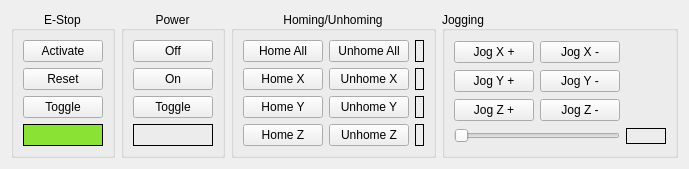
      <widget class="QWidget" name="tab">
       <attribute name="title">
        <string>Machine</string>
       </attribute>
       <layout class="QGridLayout" name="gridLayout">
        <item row="0" column="0">
         <widget class="QGroupBox" name="groupBox">
          <property name="title">
           <string>E-Stop</string>
          </property>
          <property name="alignment">
           <set>Qt::AlignCenter</set>
          </property>
          <layout class="QGridLayout" name="gridLayout_2">
           <item row="2" column="0">
            <widget class="ActionButton" name="actionbutton_3">
             <property name="text">
              <string>Toggle</string>
             </property>
             <property name="actionName" stdset="0">
              <string>machine.estop.toggle</string>
             </property>
            </widget>
           </item>
           <item row="0" column="0">
            <widget class="ActionButton" name="actionbutton">
             <property name="text">
              <string>Activate</string>
             </property>
             <property name="rules" stdset="0">
              <string>[{&quot;channels&quot;: [{&quot;url&quot;: &quot;status:estop&quot;, &quot;trigger&quot;: true}], &quot;property&quot;: &quot;Enable&quot;, &quot;expression&quot;: &quot;False if ch[0] else True&quot;, &quot;name&quot;: &quot;New Rule&quot;}]</string>
             </property>
             <property name="actionName" stdset="0">
              <string>machine.estop.activate</string>
             </property>
            </widget>
           </item>
           <item row="1" column="0">
            <widget class="ActionButton" name="actionbutton_2">
             <property name="text">
              <string>Reset</string>
             </property>
             <property name="rules" stdset="0">
              <string>[{&quot;channels&quot;: [{&quot;url&quot;: &quot;status:estop&quot;, &quot;trigger&quot;: true}], &quot;property&quot;: &quot;Enable&quot;, &quot;expression&quot;: &quot;True if ch[0] else False&quot;, &quot;name&quot;: &quot;New Rule&quot;}]</string>
             </property>
             <property name="actionName" stdset="0">
              <string>machine.estop.reset</string>
             </property>
            </widget>
           </item>
           <item row="3" column="0">
            <widget class="StatusLabel" name="statuslabel">
             <property name="styleSheet">
              <string notr="true">background-color: rgb(138, 226, 52);</string>
             </property>
             <property name="frameShape">
              <enum>QFrame::Box</enum>
             </property>
             <property name="alignment">
              <set>Qt::AlignCenter</set>
             </property>
             <property name="rules" stdset="0">
              <string>[{&quot;channels&quot;: [{&quot;url&quot;: &quot;status:estop&quot;, &quot;trigger&quot;: true}], &quot;property&quot;: &quot;Text&quot;, &quot;expression&quot;: &quot;'Enabled' if ch[0] else 'Disabled'&quot;, &quot;name&quot;: &quot;estop&quot;}, {&quot;channels&quot;: [{&quot;url&quot;: &quot;status:estop&quot;, &quot;trigger&quot;: true}], &quot;property&quot;: &quot;Style Sheet&quot;, &quot;expression&quot;: &quot;'background-color: rgb(239, 41, 41);' if ch[0] else 'background-color: rgb(138, 226, 52);'&quot;, &quot;name&quot;: &quot;New Rule&quot;}]</string>
             </property>
            </widget>
           </item>
          </layout>
         </widget>
        </item>
        <item row="0" column="1">
         <widget class="QGroupBox" name="groupBox_3">
          <property name="title">
           <string>Power</string>
          </property>
          <property name="alignment">
           <set>Qt::AlignCenter</set>
          </property>
          <layout class="QGridLayout" name="gridLayout_3">
           <item row="0" column="0">
            <widget class="ActionButton" name="actionbutton_4">
             <property name="text">
              <string>Off</string>
             </property>
             <property name="rules" stdset="0">
              <string>[{&quot;channels&quot;: [{&quot;url&quot;: &quot;status:on&quot;, &quot;trigger&quot;: true}], &quot;property&quot;: &quot;Enable&quot;, &quot;expression&quot;: &quot;ch[0]&quot;, &quot;name&quot;: &quot;New Rule&quot;}]</string>
             </property>
             <property name="actionName" stdset="0">
              <string>machine.power.off</string>
             </property>
            </widget>
           </item>
           <item row="1" column="0">
            <widget class="ActionButton" name="actionbutton_5">
             <property name="text">
              <string>On</string>
             </property>
             <property name="rules" stdset="0">
              <string>[{&quot;channels&quot;: [{&quot;url&quot;: &quot;status:on&quot;, &quot;trigger&quot;: true}], &quot;property&quot;: &quot;Enable&quot;, &quot;expression&quot;: &quot;not ch[0]&quot;, &quot;name&quot;: &quot;New Rule&quot;}]</string>
             </property>
             <property name="actionName" stdset="0">
              <string>machine.power.on</string>
             </property>
            </widget>
           </item>
           <item row="2" column="0">
            <widget class="ActionButton" name="actionbutton_6">
             <property name="text">
              <string>Toggle</string>
             </property>
             <property name="actionName" stdset="0">
              <string>machine.power.toggle</string>
             </property>
            </widget>
           </item>
           <item row="3" column="0">
            <widget class="StatusLabel" name="statuslabel_2">
             <property name="frameShape">
              <enum>QFrame::Box</enum>
             </property>
             <property name="alignment">
              <set>Qt::AlignCenter</set>
             </property>
             <property name="rules" stdset="0">
              <string>[{&quot;channels&quot;: [{&quot;url&quot;: &quot;status:on&quot;, &quot;trigger&quot;: true}], &quot;property&quot;: &quot;Text&quot;, &quot;expression&quot;: &quot;'On' if ch[0] else 'Off'&quot;, &quot;name&quot;: &quot;New Rule&quot;}, {&quot;channels&quot;: [{&quot;url&quot;: &quot;status:on&quot;, &quot;trigger&quot;: true}], &quot;property&quot;: &quot;Style Sheet&quot;, &quot;expression&quot;: &quot;'background-color: rgb(138, 226, 52);' if ch[0] else 'background-color: rgb(186, 189, 182);'&quot;, &quot;name&quot;: &quot;New Rule&quot;}]</string>
             </property>
            </widget>
           </item>
          </layout>
         </widget>
        </item>
        <item row="0" column="2">
         <widget class="QGroupBox" name="groupBox_2">
          <property name="title">
           <string>Homing/Unhoming</string>
          </property>
          <property name="alignment">
           <set>Qt::AlignCenter</set>
          </property>
          <layout class="QGridLayout" name="gridLayout_4">
           <item row="1" column="0">
            <widget class="ActionButton" name="actionbutton_7">
             <property name="text">
              <string>Home X</string>
             </property>
             <property name="actionName" stdset="0">
              <string>machine.home.axis:x</string>
             </property>
            </widget>
           </item>
           <item row="0" column="0">
            <widget class="ActionButton" name="actionbutton_9">
             <property name="text">
              <string>Home All</string>
             </property>
             <property name="actionName" stdset="0">
              <string>machine.home.all</string>
             </property>
            </widget>
           </item>
           <item row="2" column="1">
            <widget class="ActionButton" name="actionbutton_11">
             <property name="text">
              <string>Unhome Y</string>
             </property>
             <property name="actionName" stdset="0">
              <string>machine.unhome.axis:y</string>
             </property>
            </widget>
           </item>
           <item row="1" column="1">
            <widget class="ActionButton" name="actionbutton_8">
             <property name="text">
              <string>Unhome X</string>
             </property>
             <property name="actionName" stdset="0">
              <string>machine.unhome.axis:x</string>
             </property>
            </widget>
           </item>
           <item row="3" column="1">
            <widget class="ActionButton" name="actionbutton_12">
             <property name="text">
              <string>Unhome Z</string>
             </property>
             <property name="actionName" stdset="0">
              <string>machine.unhome.axis:z</string>
             </property>
            </widget>
           </item>
           <item row="2" column="0">
            <widget class="ActionButton" name="actionbutton_13">
             <property name="text">
              <string>Home Y</string>
             </property>
             <property name="actionName" stdset="0">
              <string>machine.home.axis:y</string>
             </property>
            </widget>
           </item>
           <item row="0" column="1">
            <widget class="ActionButton" name="actionbutton_10">
             <property name="text">
              <string>Unhome All</string>
             </property>
             <property name="actionName" stdset="0">
              <string>machine.unhome.all</string>
             </property>
            </widget>
           </item>
           <item row="3" column="0">
            <widget class="ActionButton" name="actionbutton_14">
             <property name="text">
              <string>Home Z</string>
             </property>
             <property name="actionName" stdset="0">
              <string>machine.home.axis:z</string>
             </property>
            </widget>
           </item>
           <item row="0" column="2">
            <widget class="StatusLabel" name="statuslabel_3">
             <property name="frameShape">
              <enum>QFrame::Box</enum>
             </property>
             <property name="rules" stdset="0">
              <string>[{&quot;channels&quot;: [{&quot;url&quot;: &quot;status:all_axes_homed&quot;, &quot;trigger&quot;: true}], &quot;property&quot;: &quot;Text&quot;, &quot;expression&quot;: &quot;'All Homed' if ch[0] else 'Not Homed'&quot;, &quot;name&quot;: &quot;New Rule&quot;}, {&quot;channels&quot;: [{&quot;url&quot;: &quot;status:all_axes_homed&quot;, &quot;trigger&quot;: true}], &quot;property&quot;: &quot;Style Sheet&quot;, &quot;expression&quot;: &quot;'background-color: rgb(138, 226, 52);' if ch[0] else 'background-color: rgb(239, 41, 41);'&quot;, &quot;name&quot;: &quot;New Rule&quot;}]</string>
             </property>
            </widget>
           </item>
           <item row="1" column="2">
            <widget class="StatusLabel" name="statuslabel_4">
             <property name="frameShape">
              <enum>QFrame::Box</enum>
             </property>
             <property name="rules" stdset="0">
              <string>[{&quot;channels&quot;: [{&quot;url&quot;: &quot;status:homed?0&quot;, &quot;trigger&quot;: true}], &quot;property&quot;: &quot;Text&quot;, &quot;expression&quot;: &quot;'X Homed' if ch[0] else 'X Unhomed'&quot;, &quot;name&quot;: &quot;New Rule&quot;}, {&quot;channels&quot;: [{&quot;url&quot;: &quot;status:homed?0&quot;, &quot;trigger&quot;: true}], &quot;property&quot;: &quot;Style Sheet&quot;, &quot;expression&quot;: &quot;'background-color: rgb(138, 226, 52);' if ch[0] else 'background-color: rgb(239, 41, 41);'&quot;, &quot;name&quot;: &quot;New Rule&quot;}]</string>
             </property>
            </widget>
           </item>
           <item row="2" column="2">
            <widget class="StatusLabel" name="statuslabel_5">
             <property name="frameShape">
              <enum>QFrame::Box</enum>
             </property>
             <property name="rules" stdset="0">
              <string>[{&quot;channels&quot;: [{&quot;url&quot;: &quot;status:homed?1&quot;, &quot;trigger&quot;: true}], &quot;property&quot;: &quot;Text&quot;, &quot;expression&quot;: &quot;'Y Homed' if ch[0] else 'Y Unhomed'&quot;, &quot;name&quot;: &quot;New Rule&quot;}, {&quot;channels&quot;: [{&quot;url&quot;: &quot;status:homed?1&quot;, &quot;trigger&quot;: true}], &quot;property&quot;: &quot;Style Sheet&quot;, &quot;expression&quot;: &quot;'background-color: rgb(138, 226, 52);' if ch[0] else 'background-color: rgb(239, 41, 41);'&quot;, &quot;name&quot;: &quot;New Rule&quot;}]</string>
             </property>
            </widget>
           </item>
           <item row="3" column="2">
            <widget class="StatusLabel" name="statuslabel_6">
             <property name="frameShape">
              <enum>QFrame::Box</enum>
             </property>
             <property name="rules" stdset="0">
              <string>[{&quot;channels&quot;: [{&quot;url&quot;: &quot;status:homed?2&quot;, &quot;trigger&quot;: true}], &quot;property&quot;: &quot;Text&quot;, &quot;expression&quot;: &quot;'Z Homed' if ch[0] else 'Z Unhomed'&quot;, &quot;name&quot;: &quot;New Rule&quot;}, {&quot;channels&quot;: [{&quot;url&quot;: &quot;status:homed?2&quot;, &quot;trigger&quot;: true}], &quot;property&quot;: &quot;Style Sheet&quot;, &quot;expression&quot;: &quot;'background-color: rgb(138, 226, 52);' if ch[0] else 'background-color: rgb(239, 41, 41);'&quot;, &quot;name&quot;: &quot;New Rule&quot;}]</string>
             </property>
            </widget>
           </item>
          </layout>
         </widget>
        </item>
        <item row="0" column="3">
         <widget class="QGroupBox" name="groupBox_4">
          <property name="title">
           <string>Jogging</string>
          </property>
          <property name="alignment">
           <set>Qt::AlignLeading|Qt::AlignLeft|Qt::AlignVCenter</set>
          </property>
          <layout class="QGridLayout" name="gridLayout_5">
           <item row="1" column="1">
            <widget class="ActionButton" name="actionbutton_19">
             <property name="text">
              <string>Jog Y -</string>
             </property>
            </widget>
           </item>
           <item row="2" column="0">
            <widget class="ActionButton" name="actionbutton_17">
             <property name="text">
              <string>Jog Z +</string>
             </property>
            </widget>
           </item>
           <item row="1" column="2">
            <spacer name="horizontalSpacer_2">
             <property name="orientation">
              <enum>Qt::Horizontal</enum>
             </property>
             <property name="sizeHint" stdset="0">
              <size>
               <width>40</width>
               <height>20</height>
              </size>
             </property>
            </spacer>
           </item>
           <item row="1" column="0">
            <widget class="ActionButton" name="actionbutton_16">
             <property name="text">
              <string>Jog Y +</string>
             </property>
            </widget>
           </item>
           <item row="0" column="0">
            <widget class="ActionButton" name="actionbutton_15">
             <property name="text">
              <string>Jog X +</string>
             </property>
             <property name="actionName" stdset="0">
              <string>machine.jog.axis:x,pos</string>
             </property>
            </widget>
           </item>
           <item row="2" column="1">
            <widget class="ActionButton" name="actionbutton_20">
             <property name="text">
              <string>Jog Z -</string>
             </property>
            </widget>
           </item>
           <item row="0" column="1">
            <widget class="ActionButton" name="actionbutton_18">
             <property name="text">
              <string>Jog X -</string>
             </property>
            </widget>
           </item>
           <item row="3" column="2">
            <widget class="StatusLabel" name="statuslabel_7">
             <property name="frameShape">
              <enum>QFrame::Box</enum>
             </property>
             <property name="alignment">
              <set>Qt::AlignRight|Qt::AlignTrailing|Qt::AlignVCenter</set>
             </property>
             <property name="rules" stdset="0">
              <string>[{&quot;channels&quot;: [{&quot;url&quot;: &quot;settings:machine.jog.linear-speed&quot;, &quot;trigger&quot;: true}], &quot;property&quot;: &quot;Text&quot;, &quot;expression&quot;: &quot;str(ch[0])&quot;, &quot;name&quot;: &quot;New Rule&quot;}]</string>
             </property>
            </widget>
           </item>
           <item row="3" column="0" colspan="2">
            <widget class="VCPSettingsSlider" name="settings_slider">
             <property name="orientation">
              <enum>Qt::Horizontal</enum>
             </property>
             <property name="settingName" stdset="0">
              <string>machine.jog.linear-speed</string>
             </property>
            </widget>
           </item>
          </layout>
         </widget>
        </item>
       </layout>
      </widget>
